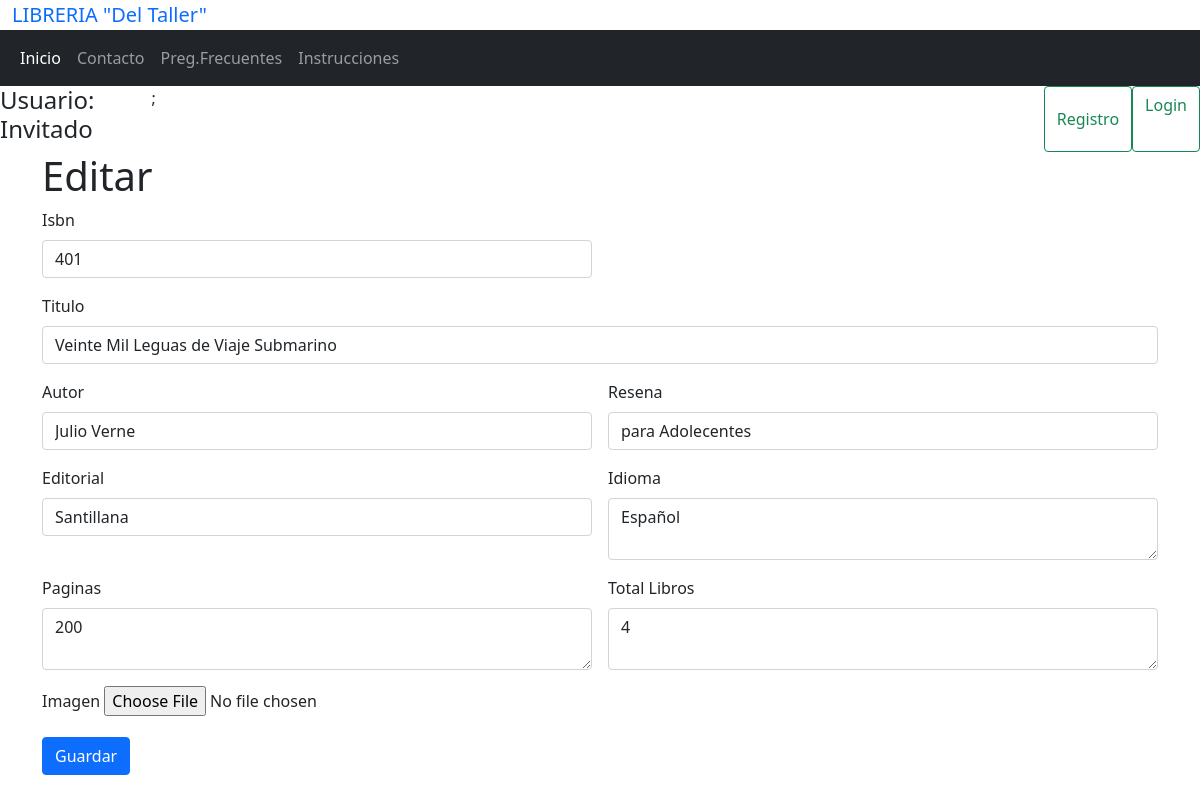
The app's page /libro-crear.php?id=401 with its own data.
### tables this page shows
CREATE TABLE `libro` (
  `isbn` int(15) NOT NULL,
  `titulo` varchar(50) NOT NULL,
  `autor` varchar(50) NOT NULL,
  `editorial` varchar(50) NOT NULL,
  `idioma` varchar(20) NOT NULL,
  `paginas` int(11) NOT NULL,
  `total` int(11) NOT NULL,
  `resena` text NOT NULL,
  `imagen` varchar(100) DEFAULT NULL
);

### libro-crear.php (the view, shortened to what this page needs)
<?php
include('header.php');
$id = isset($_GET["id"]) ? $_GET["id"] :0;
$titulo = "";
$autor = "";
$resena = "";
$editorial = "";
$idioma = "";
$paginas = "";
$total = "";
include('db.php');
    $q = "SELECT isbn,titulo,autor,resena,editorial,idioma,paginas,imagen,total FROM libro WHERE isbn = $id";
    $response = $connection->query($q);
    if ($response->num_rows > 0) {
      while($row = $response->fetch_assoc()) {
        $titulo = $row['titulo'];
        $autor = $row['autor'];
        $resena = $row['resena'];
        $editorial =$row['editorial'];
        $idioma =$row['idioma'];
        $paginas =$row['paginas'];
        $total =$row['total'];
      }
  }
?>
<div class="container">
  <?php
    if($id===0){
      echo "<h1>Crear</h1>";
    }
    else{
      echo "<h1>Editar</h1>";
    }
  ?>
<form action="libro-valid.php" method="post" class="row g-3" enctype="multipart/form-data">
  <div class="col-md-6">
    <label for="id" class="form-label">Isbn</label>
    <input type="text" value="<?php echo $id;?>" name="id" class="form-control" id="id">
  </div>
  <div class="col-12">
    <label for="titulo" class="form-label">Titulo</label>
    <input type="text" value="<?php echo $titulo;?>"name="titulo" class="form-control" id="titulo" placeholder="">
  </div>
  <div class="col-md-6">
    <label for="autor" class="form-label">Autor</label>
    <input type="text" value="<?php echo $autor;?>" name="autor" class="form-control" id="autor">
  </div>
  <div class="col-md-6">
    <label for="resena" class="form-label">Resena</label>
    <input type="text" class="form-control" value="<?php echo $resena;?>" id="resena" name="resena" placeholder="">
  </div>
  <div class="col-md-6">
    <label for="editorial" class="form-label">Editorial</label>
    <input type="text" class="form-control" value="<?php echo $editorial;?>" id="editorial" name="editorial" placeholder="">
  </div>
  <div class="col-md-6">
    <label for="idioma" class="form-label">Idioma</label>
    <textarea type="text" class="form-control" id="idioma" name="idioma" placeholder=""><?php echo $idioma;?></textarea>
  </div>
  <div class="col-md-6">
    <label for="paginas" class="form-label">Paginas</label>
    <textarea type="text" class="form-control" id="paginas" name="paginas" placeholder=""><?php echo $paginas;?></textarea>
  </div>
  <div class="col-md-6">
    <label for="total" class="form-label">Total Libros</label>
    <textarea type="text" class="form-control" id="total" name="total" placeholder=""><?php echo $total;?></textarea>
  </div>
  <div class="col-md-6">
    <label for="image" class="form-label">Imagen</label>
    <input type="file" name="image">
  </div>
  <div class="col-12">
    <button type="submit" class="btn btn-primary">Guardar</button>
  </div>
</form>
</div>

### records on screen
libro: titulo "Veinte Mil Leguas de Viaje Submarino", autor "Julio Verne", resena "para Adolecentes", editorial "Santillana", idioma "Español", paginas "200", total "4"

### other values on screen
$my_Usr "Usuario: Invitado"
